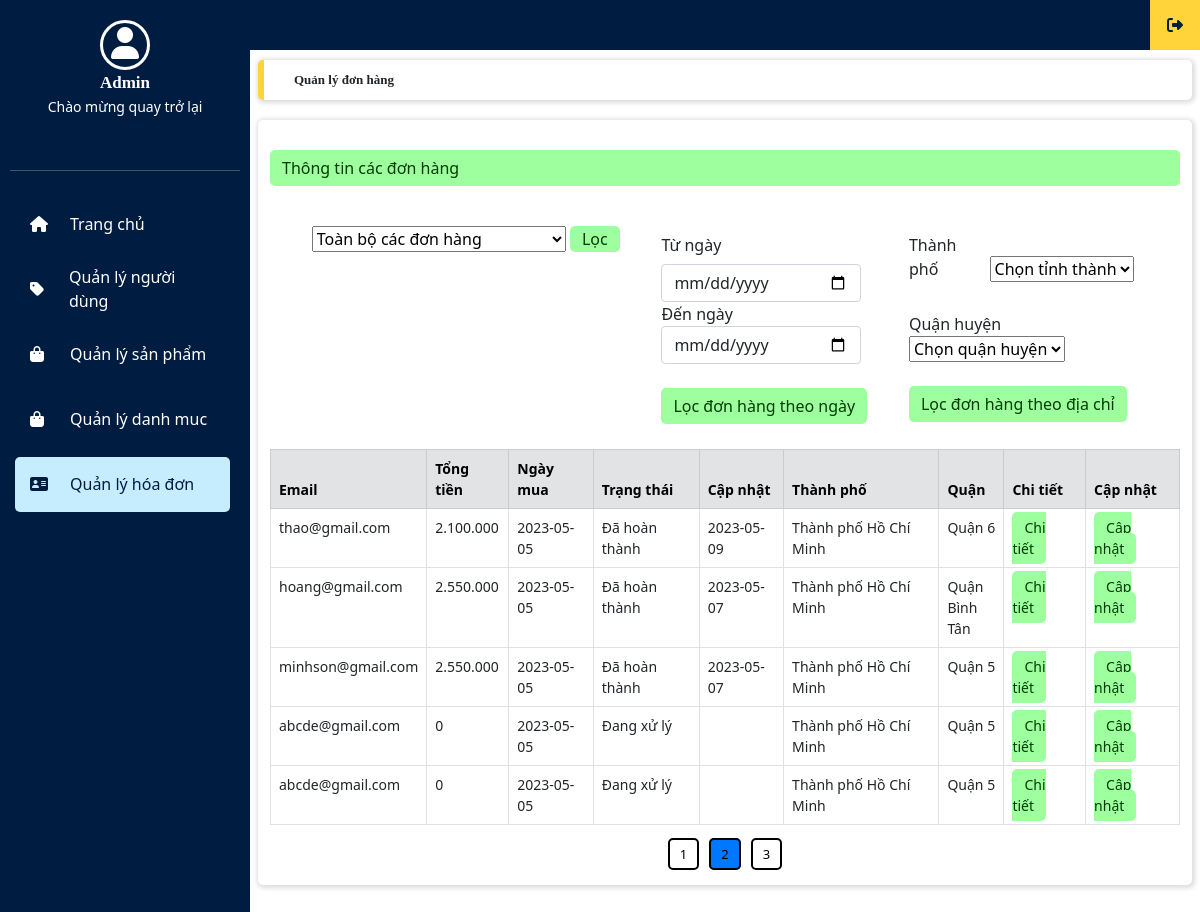
The app's page /admin.php?adminlayout=quanlydonhang&page=2 (signed in), older data.
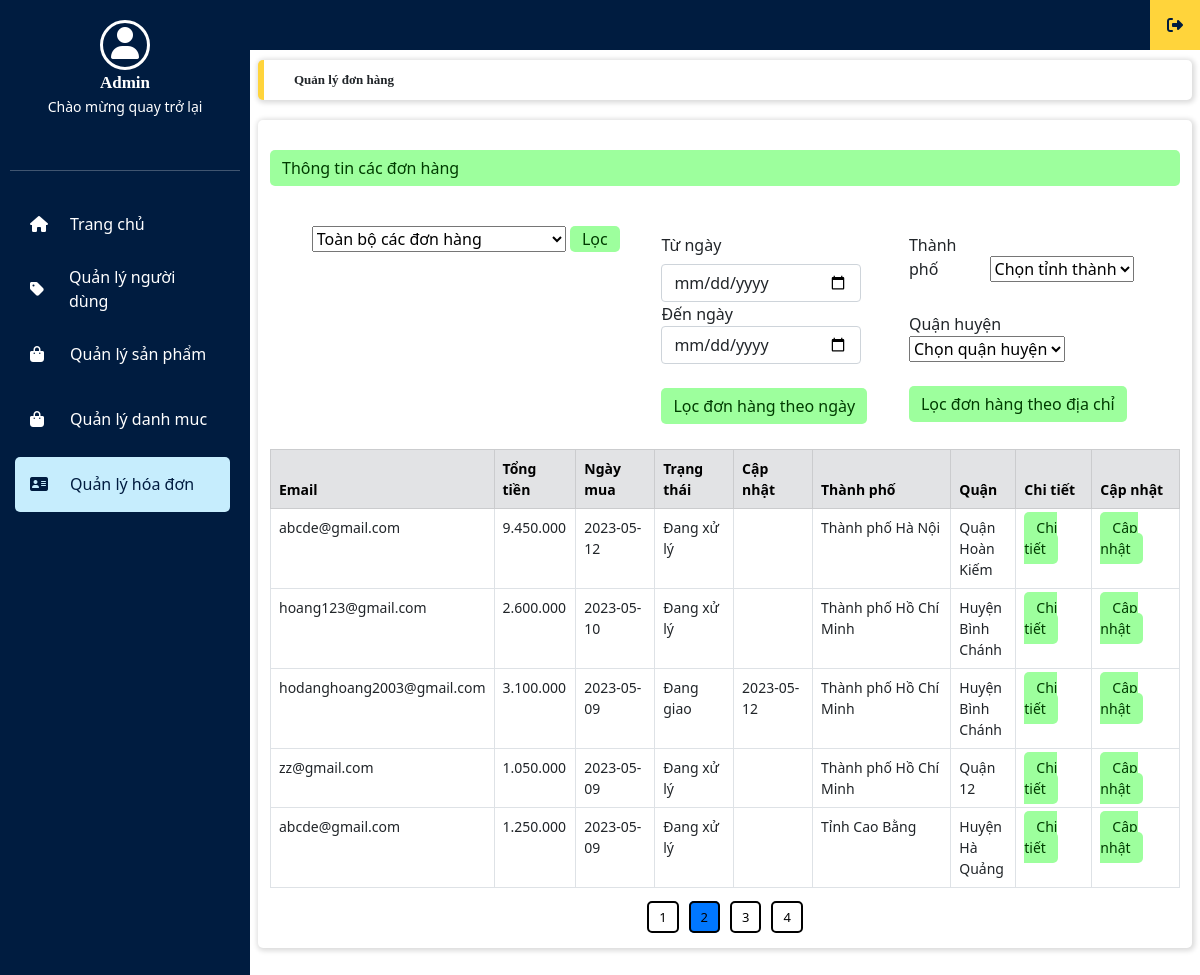
The same page, newer data.
### tables this page shows
CREATE TABLE `orders` (
  `id` int(11) NOT NULL,
  `customer_name` varchar(255) DEFAULT NULL,
  `customer_address` varchar(255) DEFAULT NULL,
  `customer_email` varchar(255) DEFAULT NULL,
  `customer_phone_number` varchar(20) DEFAULT NULL,
  `total_price` decimal(10,2) DEFAULT NULL,
  `status` varchar(50) DEFAULT 'Đang xử lý',
  `created_at` timestamp NOT NULL DEFAULT current_timestamp(),
  `user_id` int(11) NOT NULL,
  `delivery_at` date DEFAULT NULL,
  `city` varchar(255) DEFAULT NULL,
  `district` varchar(255) DEFAULT NULL,
  `pay_method` varchar(255) DEFAULT NULL
);

### adminhoadon.php (the view, shortened to what the changed rows need)
<?php
include('./config.php');
if (isset($_GET['page'])) {
    $page = $_GET['page'];
} else {
    $page = 1;
}
$rowperpage = 5;
$perRow = $page * $rowperpage - $rowperpage;
if (isset($_POST['nutloctrangthaidonhang']) || isset($_GET['nutloctrangthaidonhang'])) {
    if (isset($_POST['trangthaidonhang'])) {
        $trangthaidonhang = $_POST['trangthaidonhang'];
    } else {
        $trangthaidonhang = $_GET['trangthaidonhang'];
    }
    if ($trangthaidonhang == 'toanbodonhang') {
        $sqlphantrang =  "SELECT * FROM orders  ORDER BY id DESC LIMIT $perRow,$rowperpage";
        $queryphantrang = mysqli_query($conn, $sqlphantrang);
        $totalRow = mysqli_num_rows(mysqli_query($conn, "SELECT * FROM orders"));
        $totalPage = ceil($totalRow / $rowperpage);
        $listPage = "";
        for ($i = 1; $i <= $totalPage; $i++) {
            if ($page == $i) {
                $listPage .= '<a href="#" class="phan_trang active" style="background-color: #0077FF">' . $i . '</a>';
            } else {
                $listPage .= '<a href="./admin.php?adminlayout=quanlydonhang&page=' . $i . '" class="phan_trang">' . $i . '</a>';
            }
        }
    } else if ($trangthaidonhang == 'dahoanthanh') {
        $sqlphantrang =  "SELECT * FROM orders WHERE status='Đã hoàn thành'  ORDER BY id DESC LIMIT $perRow,$rowperpage";
        $queryphantrang = mysqli_query($conn, $sqlphantrang);
        $totalRow = mysqli_num_rows(mysqli_query($conn, "SELECT * FROM orders WHERE status!='Đang xử lý'"));
        $totalPage = ceil($totalRow / $rowperpage);
        $listPage = "";
        for ($i = 1; $i <= $totalPage; $i++) {
            if ($page == $i) {
                $listPage .= '<a href="#" class="phan_trang active" style="background-color: #0077FF">' . $i . '</a>';
            } else {
                $listPage .= '<a href="./admin.php?adminlayout=quanlydonhang&nutloctrangthaidonhang&trangthaidonhang=' . $trangthaidonhang . '&page=' . $i . '" class="phan_trang">' . $i . '</a>';
            }
        }
    } else if ($trangthaidonhang == 'chuahoanthanh') {
        $sqlphantrang =  "SELECT * FROM orders WHERE status!='Đã hoàn thành'  ORDER BY id DESC LIMIT $perRow,$rowperpage";
        $queryphantrang = mysqli_query($conn, $sqlphantrang);
        $totalRow = mysqli_num_rows(mysqli_query($conn, "SELECT * FROM orders WHERE status='Đang xử lý'"));
        $totalPage = ceil($totalRow / $rowperpage);
        $listPage = "";
        for ($i = 1; $i <= $totalPage; $i++) {
            if ($page == $i) {
                $listPage .= '<a href="#" class="phan_trang active" style="background-color: #0077FF">' . $i . '</a>';
            } else {
                $listPage .= '<a href="./admin.php?adminlayout=quanlydonhang&nutloctrangthaidonhang&trangthaidonhang=' . $trangthaidonhang . '&page=' . $i . '" class="phan_trang">' . $i . '</a>';
            }
        }
    }
} else {
    $sqlphantrang =  "SELECT * FROM orders  ORDER BY id DESC LIMIT $perRow,$rowperpage";
    $queryphantrang = mysqli_query($conn, $sqlphantrang);
    $totalRow = mysqli_num_rows(mysqli_query($conn, "SELECT * FROM orders"));
    $totalPage = ceil($totalRow / $rowperpage);
    $listPage = "";
    for ($i = 1; $i <= $totalPage; $i++) {
        if ($page == $i) {
            $listPage .= '<a href="#" class="phan_trang active" style="background-color: #0077FF">' . $i . '</a>';
        } else {
            $listPage .= '<a href="./admin.php?adminlayout=quanlydonhang&page=' . $i . '" class="phan_trang">' . $i . '</a>';
        }
    }
}
?>
<!DOCTYPE html>
<html lang="en">
<head>
    <link rel="stylesheet" type="text/css" href="./admin.css">
    <link rel="stylesheet" href="https://cdnjs.cloudflare.com/ajax/libs/bootstrap/5.0.2/css/bootstrap.min.css">
    <link rel="stylesheet" href="https://cdnjs.cloudflare.com/ajax/libs/font-awesome/6.4.0/css/all.min.css">
</head>
<body>
    <div class="content">
        <div class="row main_frame box_card box_shadow">
            <div class="table-responsive-lg">
                <table class="table table-bordered">
                    <form action="" method="post">
                        <thead>
                            <tr class="table-secondary">
                                <th scope="col">Email</th>
                                <th scope="col">Tổng tiền</th>
                                <th scope="col">Ngày mua</th>
                                <th scope="col">Trạng thái</th>
                                <th scope="col">Cập nhật</th>
                                <th scope="col">Thành phố</th>
                                <th scope="col">Quận</th>
                                <th scope="col">Chi tiết</th>
                                <th scope="col">Cập nhật</th>
                            </tr>
                        </thead>
                        <tbody>
                            <?php
                            while ($row = mysqli_fetch_assoc($queryphantrang)) {
                                echo '<tr>
                       <td>' . $row['customer_email'] . '</td>
                       <td>' . number_format($row['total_price'], 0, ".", ".") . '</td>
                       <td>' . date('Y-m-d', strtotime($row['created_at'])) . '</td>
                       <td>' . $row['status'] . '</td>
                       <td>' . $row['delivery_at'] . '</td>
                       <td>' . $row['city'] . '</td>
                       <td style="width:65px;">' . $row['district'] . '</td>
                       <td><a href="./admin.php?adminlayout=adminchitietdonhang&page=' . $page . '&id_donhang=' . $row['id'] . '" class="addnew_btn">Chi tiết</a></td>
                       <td><a href="./admin.php?adminlayout=capnhatdonhang&page=' . $page . '&id_donhang=' . $row['id'] . '" class="addnew_btn">Cập nhật</a></td>
                        </tr>';
                            }
                            ?>
                        </tbody>
                    </form>
                </table>
            </div>
            <div class="category_paging">
                <?php
                echo $listPage;
                ?>
            </div>
        </div>
    </div>
</body>
</html>

Row changes from the older to the newer data that the page shows:
no longer on this page (row unchanged): orders: customer_email "thao@gmail.com", total_price "2.100.000", created_at "2023-05-05", status "Đã hoàn thành", delivery_at "2023-05-09", city "Thành phố Hồ Chí Minh", district "Quận 6"
no longer on this page (row unchanged): orders: customer_email "hoang@gmail.com", total_price "2.550.000", created_at "2023-05-05", status "Đã hoàn thành", delivery_at "2023-05-07", city "Thành phố Hồ Chí Minh", district "Quận Bình Tân"
no longer on this page (row unchanged): orders: customer_email "minhson@gmail.com", total_price "2.550.000", created_at "2023-05-05", status "Đã hoàn thành", delivery_at "2023-05-07", city "Thành phố Hồ Chí Minh", district "Quận 5"
no longer on this page (row edited): orders: customer_email "abcde@gmail.com", total_price "0", created_at "2023-05-05", status "Đang xử lý", city "Thành phố Hồ Chí Minh", district "Quận 5"
no longer on this page (row edited): orders: customer_email "abcde@gmail.com", total_price "0", created_at "2023-05-05", status "Đang xử lý", city "Thành phố Hồ Chí Minh", district "Quận 5"
added orders: customer_email "abcde@gmail.com", total_price "9.450.000", created_at "2023-05-12", status "Đang xử lý", city "Thành phố Hà Nội", district "Quận Hoàn Kiếm"
added orders: customer_email "hoang123@gmail.com", total_price "2.600.000", created_at "2023-05-10", status "Đang xử lý", city "Thành phố Hồ Chí Minh", district "Huyện Bình Chánh"
added orders: customer_email "hodanghoang2003@gmail.com", total_price "3.100.000", created_at "2023-05-09", status "Đang giao", delivery_at "2023-05-12", city "Thành phố Hồ Chí Minh", district "Huyện Bình Chánh"
now on this page (row unchanged): orders: customer_email "zz@gmail.com", total_price "1.050.000", created_at "2023-05-09", status "Đang xử lý", city "Thành phố Hồ Chí Minh", district "Quận 12"
now on this page (row unchanged): orders: customer_email "abcde@gmail.com", total_price "1.250.000", created_at "2023-05-09", status "Đang xử lý", city "Tỉnh Cao Bằng", district "Huyện Hà Quảng"
Text that changed along with them:
new list line: "4"
